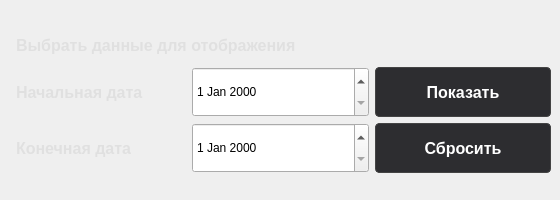
        <widget class="QWidget" name="widget_2" native="true">
         <property name="sizePolicy">
          <sizepolicy hsizetype="Preferred" vsizetype="Preferred">
           <horstretch>0</horstretch>
           <verstretch>0</verstretch>
          </sizepolicy>
         </property>
         <property name="minimumSize">
          <size>
           <width>300</width>
           <height>200</height>
          </size>
         </property>
         <widget class="QWidget" name="gridLayoutWidget">
          <property name="geometry">
           <rect>
            <x>10</x>
            <y>30</y>
            <width>541</width>
            <height>143</height>
           </rect>
          </property>
          <layout class="QGridLayout" name="gridLayout_4">
           <item row="2" column="2">
            <widget class="QPushButton" name="ClearFilter">
             <property name="styleSheet">
              <string notr="true">/* ===== АНИМАЦИИ ДЛЯ QPushButton ===== */

QPushButton {
    background-color: #2d2d30;
    color: #ffffff;
    border: 1px solid #444444;
    border-radius: 4px;
    padding: 8px 16px;
    font-size: 16px;
    font-weight: 1000;
    min-width: 80px;
    min-height: 32px;
    outline: none;
    
    /* Плавные переходы */
    transition: all 0.2s ease;
}

QPushButton:hover {
    background-color: #3e3e42;
    border: 1px solid #555555;
    transform: translateY(-1px);
}

QPushButton:pressed {
    background-color: #007acc;
    color: #ffffff;
    border: 1px solid #007acc;
    transform: translateY(1px);
    transition: all 0.1s ease;
}

QPushButton:disabled {
    background-color: #252526;
    color: #666666;
    border: 1px solid #333333;
    transform: none;
}
/* ===== ЭФФЕКТ ПУЛЬСАЦИИ ===== */
QPushButton[class=&quot;pulse&quot;] {
    background-color: #007acc;
    color: #ffffff;
    border: 1px solid #007acc;
    border-radius: 4px;
    position: relative;
    overflow: hidden;
}

QPushButton[class=&quot;pulse&quot;]::after {
    content: &quot;&quot;;
    position: absolute;
    top: 50%;
    left: 50%;
    width: 0;
    height: 0;
    background: rgba(255, 255, 255, 0.3);
    border-radius: 50%;
    transform: translate(-50%, -50%);
    transition: width 0.3s, height 0.3s;
}

QPushButton[class=&quot;pulse&quot;]:pressed::after {
    width: 200px;
    height: 200px;
}</string>
             </property>
             <property name="text">
              <string>Сбросить</string>
             </property>
            </widget>
           </item>
           <item row="1" column="0">
            <widget class="QLabel" name="label">
             <property name="styleSheet">
              <string notr="true">/* ===== УЛУЧШЕННЫЕ СТИЛИ ДЛЯ LABEL ===== */

QLabel {
    background-color: transparent;
    color: #e0e0e0;
    font-size: 16px;
    font-family: &quot;Segoe UI&quot;, &quot;Arial&quot;, sans-serif;
    padding: 4px 2px;
    border: none;
    selection-background-color: transparent;
	font-weight:1000;
	qproperty-alignment: 'AlignCenter';
}

/* Заголовки */
QLabel[class=&quot;title&quot;] {
    color: #ffffff;
    font-size: 16px;
    font-weight: 600;
    padding: 8px 2px;
}

QLabel[class=&quot;subtitle&quot;] {
    color: #cccccc;
    font-size: 14px;
    font-weight: 500;
    padding: 6px 2px;
}

/* Подписи к полям */
QLabel[class=&quot;field-label&quot;] {
    color: #a0a0a0;
    font-size: 12px;
    font-weight: 400;
    padding: 2px 0px;
    margin-bottom: 3px;
}

/* Информационные labels */
QLabel[class=&quot;info&quot;] {
    color: #88c9ff;
    font-size: 12px;
    font-weight: 1000;
    padding: 4px 6px;
    background-color: rgba(0, 122, 204, 0.1);
    border-radius: 3px;
    border-left: 3px solid #007acc;
}
</string>
             </property>
             <property name="text">
              <string>Начальная дата</string>
             </property>
            </widget>
           </item>
           <item row="1" column="2">
            <widget class="QPushButton" name="FilterDate">
             <property name="styleSheet">
              <string notr="true">/* ===== АНИМАЦИИ ДЛЯ QPushButton ===== */

QPushButton {
    background-color: #2d2d30;
    color: #ffffff;
    border: 1px solid #444444;
    border-radius: 4px;
    padding: 8px 16px;
    font-size: 16px;
    font-weight: 1000;
    min-width: 80px;
    min-height: 32px;
    outline: none;
    
    /* Плавные переходы */
    transition: all 0.2s ease;
}

QPushButton:hover {
    background-color: #3e3e42;
    border: 1px solid #555555;
    transform: translateY(-1px);
}

QPushButton:pressed {
    background-color: #007acc;
    color: #ffffff;
    border: 1px solid #007acc;
    transform: translateY(1px);
    transition: all 0.1s ease;
}

QPushButton:disabled {
    background-color: #252526;
    color: #666666;
    border: 1px solid #333333;
    transform: none;
}
/* ===== ЭФФЕКТ ПУЛЬСАЦИИ ===== */
QPushButton[class=&quot;pulse&quot;] {
    background-color: #007acc;
    color: #ffffff;
    border: 1px solid #007acc;
    border-radius: 4px;
    position: relative;
    overflow: hidden;
}

QPushButton[class=&quot;pulse&quot;]::after {
    content: &quot;&quot;;
    position: absolute;
    top: 50%;
    left: 50%;
    width: 0;
    height: 0;
    background: rgba(255, 255, 255, 0.3);
    border-radius: 50%;
    transform: translate(-50%, -50%);
    transition: width 0.3s, height 0.3s;
}

QPushButton[class=&quot;pulse&quot;]:pressed::after {
    width: 200px;
    height: 200px;
}</string>
             </property>
             <property name="text">
              <string>Показать</string>
             </property>
            </widget>
           </item>
           <item row="2" column="1">
            <widget class="QDateEdit" name="dateEditEnd">
             <property name="sizePolicy">
              <sizepolicy hsizetype="Preferred" vsizetype="Preferred">
               <horstretch>0</horstretch>
               <verstretch>0</verstretch>
              </sizepolicy>
             </property>
            </widget>
           </item>
           <item row="2" column="0">
            <widget class="QLabel" name="label_2">
             <property name="styleSheet">
              <string notr="true">/* ===== УЛУЧШЕННЫЕ СТИЛИ ДЛЯ LABEL ===== */

QLabel {
    background-color: transparent;
    color: #e0e0e0;
    font-size: 16px;
    font-family: &quot;Segoe UI&quot;, &quot;Arial&quot;, sans-serif;
    padding: 4px 2px;
    border: none;
    selection-background-color: transparent;
	font-weight:1000;
	qproperty-alignment: 'AlignCenter';
}

/* Заголовки */
QLabel[class=&quot;title&quot;] {
    color: #ffffff;
    font-size: 16px;
    font-weight: 600;
    padding: 8px 2px;
}

QLabel[class=&quot;subtitle&quot;] {
    color: #cccccc;
    font-size: 14px;
    font-weight: 500;
    padding: 6px 2px;
}

/* Подписи к полям */
QLabel[class=&quot;field-label&quot;] {
    color: #a0a0a0;
    font-size: 12px;
    font-weight: 400;
    padding: 2px 0px;
    margin-bottom: 3px;
}

/* Информационные labels */
QLabel[class=&quot;info&quot;] {
    color: #88c9ff;
    font-size: 12px;
    font-weight: 1000;
    padding: 4px 6px;
    background-color: rgba(0, 122, 204, 0.1);
    border-radius: 3px;
    border-left: 3px solid #007acc;
}
</string>
             </property>
             <property name="text">
              <string>Конечная дата</string>
             </property>
            </widget>
           </item>
           <item row="1" column="1">
            <widget class="QDateEdit" name="dateEditStart">
             <property name="sizePolicy">
              <sizepolicy hsizetype="Preferred" vsizetype="Preferred">
               <horstretch>0</horstretch>
               <verstretch>0</verstretch>
              </sizepolicy>
             </property>
            </widget>
           </item>
           <item row="0" column="0" colspan="3">
            <widget class="QLabel" name="label_3">
             <property name="styleSheet">
              <string notr="true">/* ===== УЛУЧШЕННЫЕ СТИЛИ ДЛЯ LABEL ===== */

QLabel {
    background-color: transparent;
    color: #e0e0e0;
    font-size: 16px;
    font-family: &quot;Segoe UI&quot;, &quot;Arial&quot;, sans-serif;
    padding: 4px 2px;
    border: none;
    selection-background-color: transparent;
	font-weight:1000;
	qproperty-alignment: 'AlignCenter';
}

/* Заголовки */
QLabel[class=&quot;title&quot;] {
    color: #ffffff;
    font-size: 16px;
    font-weight: 600;
    padding: 8px 2px;
}

QLabel[class=&quot;subtitle&quot;] {
    color: #cccccc;
    font-size: 14px;
    font-weight: 500;
    padding: 6px 2px;
}

/* Подписи к полям */
QLabel[class=&quot;field-label&quot;] {
    color: #a0a0a0;
    font-size: 12px;
    font-weight: 400;
    padding: 2px 0px;
    margin-bottom: 3px;
}

/* Информационные labels */
QLabel[class=&quot;info&quot;] {
    color: #88c9ff;
    font-size: 12px;
    font-weight: 1000;
    padding: 4px 6px;
    background-color: rgba(0, 122, 204, 0.1);
    border-radius: 3px;
    border-left: 3px solid #007acc;
}
</string>
             </property>
             <property name="text">
              <string>Выбрать данные для отображения</string>
             </property>
            </widget>
           </item>
          </layout>
         </widget>
        </widget>
